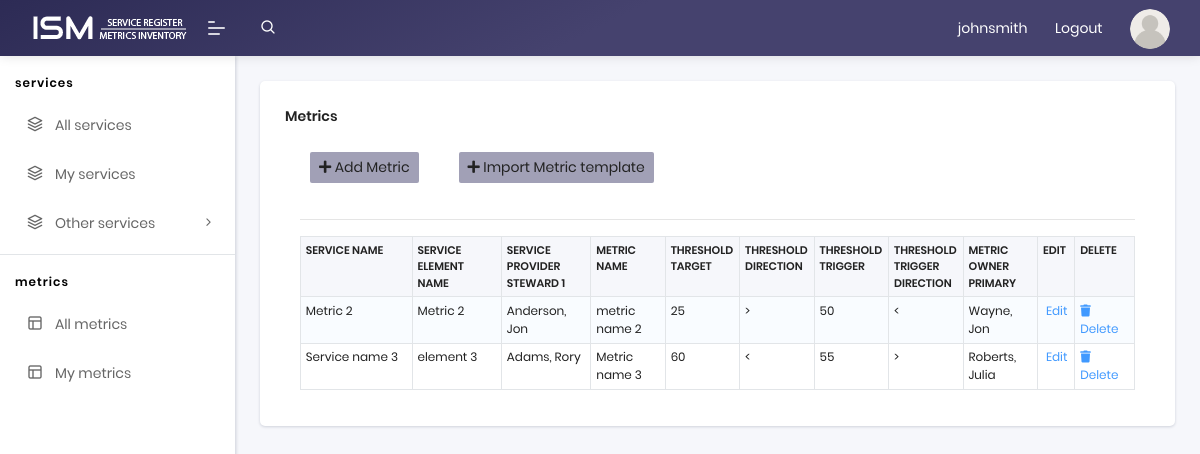
/metrics/johnsmith (signed in), run on the app's committed database.
### app/models.py (models this page shows, shortened)
class User(UserMixin, db.Model):
    id = db.Column(db.Integer, primary_key=True)
    username = db.Column(db.String(64), index=True, unique=True)
    email = db.Column(db.String(120), index=True, unique=True)
    password_hash = db.Column(db.String(128))
    posts = db.relationship('Post', backref='author', lazy='dynamic')
    metrics = db.relationship('Metric', backref='creator', lazy='dynamic')
    about_me = db.Column(db.String(140))
    last_seen = db.Column(db.DateTime, default=datetime.utcnow)
    followed = db.relationship(
        'User', secondary=followers,
        primaryjoin=(followers.c.follower_id == id),
        secondaryjoin=(followers.c.followed_id == id),
        backref=db.backref('followers', lazy='dynamic'), lazy='dynamic')
    def my_metrics(self):
        own = Metric.query.filter_by(user_id=self.id)
        return own

class Metric(db.Model):
    id = db.Column(db.Integer, primary_key=True)
    service_name = db.Column(db.String(120), index=True)
    service_element_name = db.Column(db.String(120), index=True)
    service_level_detail = db.Column(db.Text,index=False)
    target = db.Column(db.Integer, index=True)
    service_provider_steward_1 = db.Column(db.String(120), index=True)
    metric_name = db.Column(db.String(120), index=True)
    metric_description = db.Column(db.Text,index=False )
    metric_rationale = db.Column(db.Text, index=False)
    metric_value_display_format = db.Column(db.String(120), index=False)
    threshold_target = db.Column(db.Integer, index=False)
    threshold_target_rationale = db.Column(db.String(500), index=False)
    threshold_target_direction = db.Column(db.String(10), index=False)
    threshold_trigger = db.Column(db.Integer, index=False)
    threshold_trigger_rationale = db.Column(db.String(500), index=False)
    threshold_trigger_direction = db.Column(db.String(10), index=False)
    data_source = db.Column(db.String(120), index=True)
    data_update_frequency = db.Column(db.String(120), index=True)
    metric_owner_primary = db.Column(db.String(120), index=True)
    vantage_control_id = db.Column(db.String(120), index=True)
    user_id = db.Column(db.Integer, db.ForeignKey('user.id'))

### app/routes.py (the view)
@app.route('/metrics/<username>', methods=['GET', 'POST'])
@login_required
def own_metrics(username):
    metrics = current_user.my_metrics()
    return render_template('my_metrics.html',
                            metrics=metrics, title="Metrics")

### app/models.py (called while the page is built)
@login.user_loader
def load_user(id):
    return User.query.get(int(id))

### app/routes.py (called while the page is built)
@app.before_request
def before_request():
    if current_user.is_authenticated:
        current_user.last_seen = datetime.utcnow()
        db.session.commit()

### app/templates/my_metrics.html (shortened to what this page needs)
{% extends "base.html" %}
{% import 'bootstrap/wtf.html' as wtf %}
{% block app_content %}
<div class="pcoded-main-container pt-10">
    <div class="pcoded-content">
        <div class="row">
            <div class="col-lg-12">
                <div class="card">
                    <div class="card-header">
                        <h5>Metrics</h5>
                    </div>
                    <div class="card-body">
                        <div class="col-md-12">
                            <div class="row up_row">
                                <div class="">
                                    <a href="{{ url_for('add_metric') }}" class="btn btn-default btn-sm">
                                        <i class="fa fa-plus"></i>
                                        Add Metric
                                    </a>
                                </div>
                                    <div class="import_holder">
                                        <a href="{{ url_for('doimport') }}"  class="btn btn-default btn-sm">
                                            <i class="fa fa-plus"></i>
                                            Import Metric template
                                        </a>
                                </div>
                            </div>
                            {% if metrics %}
                            <hr class="intro-divider">
                            <div class="center">
                                <table class="table table-striped table-bordered">
                                <thead>
                                    <tr>
                                    <th width="15%"> Service Name </th>
                                    <th width="12%"> Service Element Name </th>
                                    <th width="12%"> Service Provider Steward 1 </th>
                                    <th width="10%"> Metric Name </th>
                                    <th width="10%"> Threshold target </th>
                                    <th width="10%"> Threshold direction </th>
                                    <th width="10%"> Threshold trigger </th>
                                    <th width="10%"> Threshold trigger direction</th>
                                    <th width="10%"> Metric Owner Primary</th>
                                    <th width="5%"> Edit</th>
                                    <th width="8%"> Delete</th>
                                    </tr>
                                </thead>
                                <tbody>
                                {% for metric in metrics %}
                                    <tr>
                                    <td> {{ metric.service_name }} </td>
                                    <td> {{ metric.service_element_name }} </td>
                                    <td> {{ metric.service_provider_steward_1 }} </td>
                                    <td> {{ metric.metric_name }} </td>
                                    <td> {{ metric.threshold_target }} </td>
                                    <td> {{ metric.threshold_target_direction }} </td>
                                    <td> {{ metric.threshold_trigger }} </td>
                                    <td> {{ metric.threshold_trigger_direction }} </td>
                                    <td> {{ metric.metric_owner_primary }} </td>
                                    <td>
                                        <a href="{{ url_for('edit_metric', id=metric.id) }}">
                                         Edit
                                        </a>
                                    </td>
                                    <td>
                                        <a href="{{ url_for('delete_metric', id=metric.id) }}">
                                        <i class="fa fa-trash"></i> Delete
                                        </a>
                                    </td>
                                    </tr>
                                {% endfor %}
                                </tbody>
                                </table>
                            </div>
                            {% else %}
                            <div style="text-align: left">
                                <h3> No Metrics have been added. </h3>
                                <hr class="intro-divider">
                            {% endif %}
                </div>
            </div>
        </div>
    </div>
</div>
{% endblock %}

### app/templates/navigation.html (shortened to what this page needs)
	<header class="navbar pcoded-header navbar-expand-lg navbar-light headerpos-fixed header-purple">
        <div class="m-header">
            <a class="mobile-menu" id="mobile-collapse" href="#!"><span></span></a>
            <a href="{{ url_for('index') }}"b-brand">
                <img src="/static/assets/images/ism_logo_2.png" alt="" class="logo">
            </a>
        </div>
        <div class="collapse navbar-collapse">
            <ul class="navbar-nav mr-auto">
                <li class="nav-item">
                    <a href="#!" class="pop-search"><i class="feather icon-search"></i></a>
                </li>
            </ul>
            <ul class="navbar-nav ml-auto">
                {% if current_user.is_anonymous %}
                    <li><a href="{{ url_for('login') }}">Login</a></li>
                    {% else %}
                    <li><a href="{{ url_for('user', username=current_user.username) }}">{{current_user.username}}</a></li>
                    <li><a href="{{ url_for('logout') }}">Logout</a></li>
                    {% endif %}                <li>
                    <div class="dropdown drp-user">
                        <a href="#!" class="dropdown-toggle" data-toggle="dropdown">
                            <img src="/static/assets/images/user/avatar-grey.png" class="img-radius wid-40" alt="User-Profile-Image">
                        </a>
                    </div>
                </li>
            </ul>
        </div>
    </header>

### data on the page
User: username "johnsmith"
Metric: service_name "Metric 2", service_element_name "Metric 2", service_provider_steward_1 "Anderson, Jon", metric_name "metric name 2", threshold_target "25", threshold_target_direction ">", threshold_trigger "50", threshold_trigger_direction "<", metric_owner_primary "Wayne, Jon"
Metric: service_name "Service name 3", service_element_name "element 3", service_provider_steward_1 "Adams, Rory", metric_name "Metric name 3", threshold_target "60", threshold_target_direction "<", threshold_trigger "55", threshold_trigger_direction ">", metric_owner_primary "Roberts, Julia"
